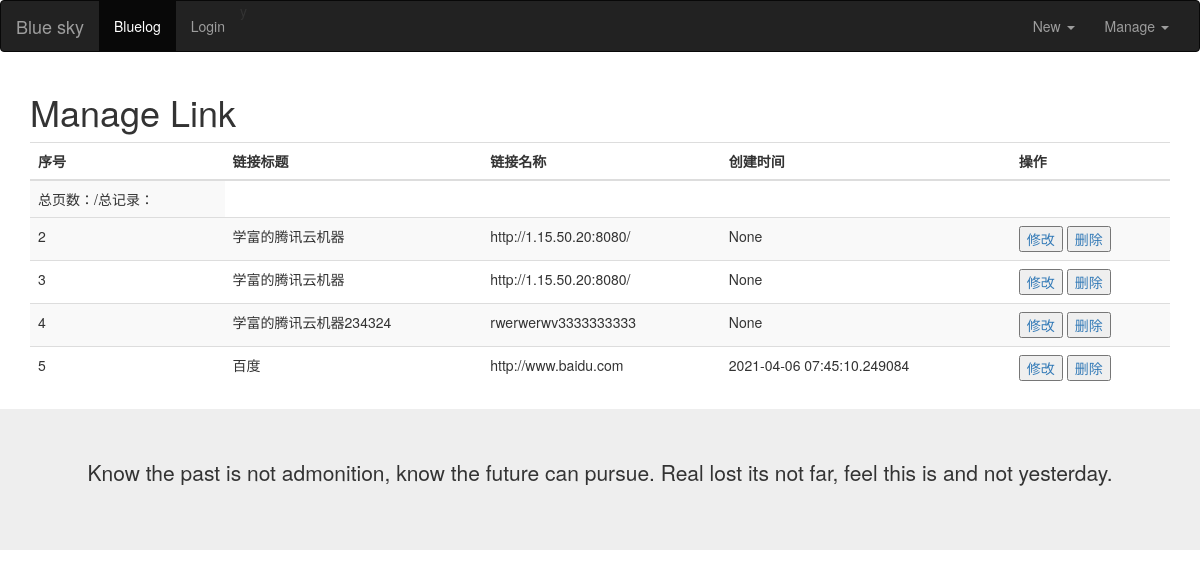
Page /admin/managelink on the committed database.
### models.py (models this page shows)
class Link(db.Model):
    link_id = db.Column(db.Integer, primary_key=True)
    link_name = db.Column(db.String(30))
    link_url = db.Column(db.String(255))
    link_timestamp = db.Column(db.DateTime, default=datetime.utcnow, index=True)

### views/blogs/admin.py (the view)
@admin_app.route('/managelink', methods=['get', 'post'])
def manageLink():
    links = Link.query.all()
    return render_template('admin/manage_link.html', links=links)

### templates/admin/manage_link.html (shortened to what this page needs)
{% extends 'blog_base.html' %}
{% block content %}
<h1>Manage Link</h1>
<div class="row">
    <div class="col-sm-12">
        <table class="table table-striped">
            <tr>
                <td>总页数：{{ pages }}/总记录：{{ total }}</td>
            </tr>
          <thead>
            <tr>
                <th>序号</th>
                <th>链接标题</th>
                <th>链接名称</th>
                <th>创建时间</th>
                <th>操作</th>
            </tr>
          </thead>
          <tbody>
            {% for link in links %}
            <tr>
                <td>{{ link.link_id}}</td>
                <td>{{ link.link_name}}</td>
                <td>{{ link.link_url}}</td>
                <td>{{ link.link_timestamp }}</td>
                <td>
                    <a href="{{ url_for("admin_app.editLink", link_id=link.link_id) }}"><button type="button">修改</button></a>
                    <a href="{{ url_for("admin_app.deleteLink", link_id=link.link_id) }}"><button type="button">删除</button></a>
                </td>
            </tr>
            {% endfor %}
          </tbody>
        </table>
    </div>
</div>
{% endblock %}

### rows in the picture
Link: link_id "2", link_name "学富的腾讯云机器", link_url "http://1.15.50.20:8080/", link_timestamp "None"
Link: link_id "3", link_name "学富的腾讯云机器", link_url "http://1.15.50.20:8080/", link_timestamp "None"
Link: link_id "4", link_name "学富的腾讯云机器234324", link_url "rwerwerwv3333333333", link_timestamp "None"
Link: link_id "5", link_name "百度", link_url "http://www.baidu.com", link_timestamp "2021-04-06 07:45:10.249084"
